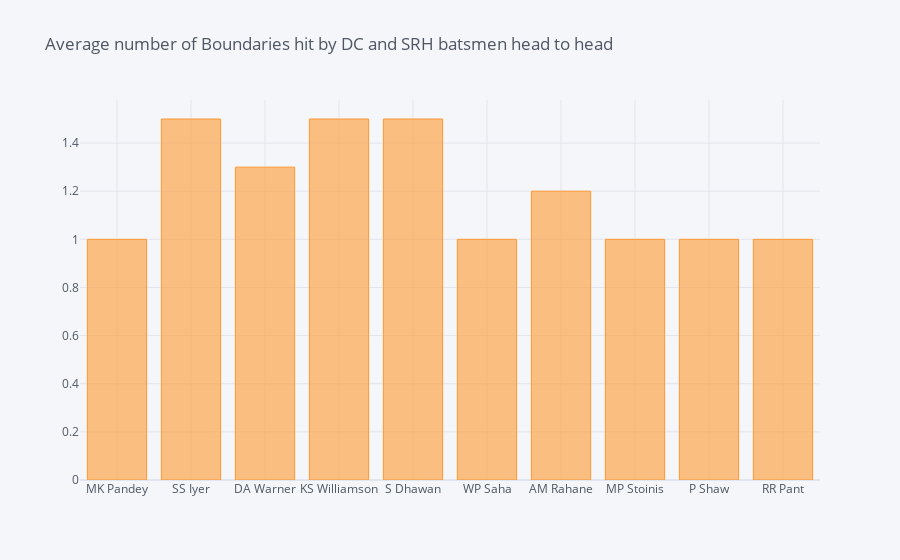

The code cell stored with this chart in its notebook:
### Markdown cell above
### Head to head

### Code cell
batsmen_boundaries_faceoff = SRH_DC_faceoff[((SRH_DC_faceoff.batsman_runs == 4) & (SRH_DC_faceoff.extra_runs == 4)) | (SRH_DC_faceoff.batsman_runs == 6)]
b_boundaries_faceoff = batsmen_boundaries_faceoff.groupby(['match_id','batsman'])['batsman_runs'].count().reset_index(name = "boundaries")

batsman=[];boundary=[]
boundaries_data_faceoff = boundaries(b_boundaries_faceoff)

plot_(boundaries_data_faceoff, "batsman", ["no_of_boundaries"], "Average number of Boundaries hit by DC and SRH batsmen head to head", "pearl")

### Figure 1 — Plotly figure (JSON) as saved in the notebook; plotly's stock layout.template omitted (floating-point values rounded to 4 significant figures)
{"data": [{"marker": {"color": "rgba(255, 153, 51, 0.6)", "line": {"color": "rgba(255, 153, 51, 1.0)", "width": 1}}, "name": "no_of_boundaries", "orientation": "v", "text": "", "type": "bar", "x": ["MK Pandey", "SS Iyer", "DA Warner", "KS Williamson", "S Dhawan", "WP Saha", "AM Rahane", "MP Stoinis", "P Shaw", "RR Pant"], "y": [1, 1.5, 1.3, 1.5, 1.5, 1, 1.2, 1, 1, 1]}], "layout": {"legend": {"bgcolor": "#F5F6F9", "font": {"color": "#4D5663"}}, "paper_bgcolor": "#F5F6F9", "plot_bgcolor": "#F5F6F9", "title": {"font": {"color": "#4D5663"}, "text": "Average number of Boundaries hit by DC and SRH batsmen head to head"}, "xaxis": {"gridcolor": "#E1E5ED", "showgrid": true, "tickfont": {"color": "#4D5663"}, "title": {"font": {"color": "#4D5663"}, "text": ""}, "zerolinecolor": "#E1E5ED"}, "yaxis": {"gridcolor": "#E1E5ED", "showgrid": true, "tickfont": {"color": "#4D5663"}, "title": {"font": {"color": "#4D5663"}, "text": ""}, "zerolinecolor": "#E1E5ED"}}}
